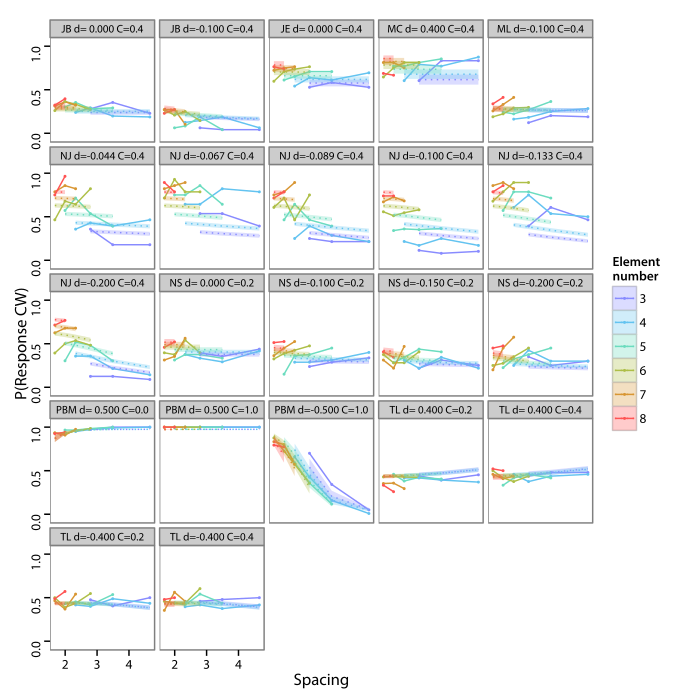

Reproduce this figure in R.
##{{{ ---------- SETUP AND LOAD DATA -------------------------------------

## @knitr density-setup
options(width = 70, useFancyQuotes = FALSE, digits = 4,
        lyx.graphics.center = TRUE)
suppressPackageStartupMessages({
  library(ggplot2)
  library(plyr)
  library(grid)
  library(gnm)
  library(glm2)
  library(binom)
  library(psyphy)
  library(ptools)
  library(reshape2)
})
#source("latexing.R")
#source("icons.R")
source("scales.R")
source("library.R")
source("slopeModel.R")

datafile <- "data.RData"
modelfile <- "slopeModel.RData"
plotfile <- "density.modeling.pdf"
detailfile <- "density.modeling.detail.pdf"
savefile <- "density.modeling.RData"

#these are the columns which define each "experiment" (facet on the
#unfolded graph)
segment.experiment.vars <-
  c("subject", "displacement", "content", "eccentricity")
#within an experiment these are the vars which separate each "stimulus
#condition" (data point on the graph)
segment.config.vars <-
  c("spacing", "target_number_shown", "target_number_all")
splits <- c(segment.config.vars, segment.experiment.vars)

main <- function(datafile="data.RData", modelfile="slopeModel.RData",
                 plotfile="density.modeling.pdf",
                 detailfile = "density.modeling.detail.pdf",
                 savefile = "density.modeling.RData",
                 detailplots=!interactive()) {

  setup_theme()
  if (interactive()) {
    dev.new()
    plot.dev <- dev.cur()
    dev.new()
    detail.dev <- dev.cur()
  } else {
    cairo_pdf(plotfile, onefile=TRUE)
    plot.dev <- dev.cur()
    cairo_pdf(detailfile, onefile=TRUE)
    detail.dev <- dev.cur()
  }
  on.exit(dev.off(plot.dev), add=TRUE)
  on.exit(dev.off(detail.dev), add=TRUE)

  bind[data=data, ...=] <- as.list(load2env(datafile))
  bind[models=models, ...=] <- as.list(load2env(modelfile))

  #replicate the data mutation from slopeModel.R
  chain(data
        , do.rename(folding=FALSE)
        , mutate(bias=1)
        , ddply("subject",
                function(x) if ("numdensity" %in% x$exp_type) x else data.frame())
        # mutate the displacement to avoid wagon wheel (this will need done anyway)
        , mutate(data, displacement=wrap(displacement, spacing))
        ) -> data

  #ugh! globals...
  models <<- models

  ##Aggregate data into counts of CW and CCW responses, with various
  ##levels of folding/spindling
  bind[segment, segment.folded, segment.folded.spindled,
       segment.folded.spindled.mutilated] <-
    Map(extract_segment, list(data),
        fold = c(FALSE, TRUE, TRUE, TRUE),
        spindle = c(FALSE, FALSE, TRUE, TRUE),
        collapse = c(FALSE, FALSE, FALSE, TRUE))

  segment.trials <-
    extract_segment(data, fold=FALSE, spindle=FALSE,
                                    collapse=FALSE, count=FALSE)

  axes.basic <- list(proportion_scale[-1]
                     , spacing_texture_scale[-1]
                     , number_color_alt_scale[-1]
                     , theme(strip.text=element_text(size=8))
                     )
  #
  plot.basic <- (ggplot(segment.folded.spindled) + aes(y=p)
                 + axes.basic)
  #
  plot.wrap <- list(facet_wrap(~label))
  #
  by.number <- list(aes(x=target_number_shown),
                    geom_line(aes(group=factor(spacing),
                                  linetype=factor(spacing))),
                    geom_point(aes(group=factor(spacing),
                                  linetype=factor(spacing)), size=1))
  #
  by.spacing <- list(  aes(x=spacing), labs(x="Spacing")
                     , geom_line(aes(  group = factor(target_number_shown)
                                     , color = factor(target_number_shown)))
                     , geom_point(aes( group = factor(target_number_shown),
                                       color = factor(target_number_shown)),
                                  size=1))
  #
  by.extent <- list(aes(x = extent,
                        group = factor(target_number_shown),
                        color = factor(target_number_shown),
                        fill = factor(target_number_shown))
                    , geom_line(linetype=1)
                    , geom_line(aes(group = factor(spacing),
                                    linetype = factor(spacing)),
                                color="black", fill="black")
                    , geom_point(size=1))

  #plot with x-axis of target number, lines of constant spacing
  plot.number <- plot.basic + by.number + plot.wrap
  #
  #plot with x-axis of target spacing, lines of constant number
  plot.spacing <- plot.basic + by.spacing + plot.wrap
  plot.spacing <<- plot.spacing
  #
  #plot with x-axis of "extent"
  plot.extent <- plot.basic + by.extent + plot.wrap

  ## Let's start by descriptively modeling the segment data. We see from
  ## the graphs that there is a response to changing spacing, and a
  ## response to changing number of elements. The data in the plots are
  ## folded, so obviously there is also a response accirding to the
  ## displacement and/or direction content; but for most subjects there
  ## is not the data in this experiment alone to distinguish them. So
  ## modeling content and displacement will result in an improverished
  ## model.

  dev.set(plot.dev)
  plot(plot.spacing %+% segment.folded.spindled.mutilated
       + errorbars(segment.folded.spindled.mutilated)
       + labs(title="Number/spacing raw data"))

  #For the next step, I need to incorporate realistic spacing. Since we
  #know that at wide spacings, there is no change in displacement
  #sensitivity with number of elements (no pooling,) then we expect the
  #relationship between displacement sensitivity and spacing to be
  #unchanged. So let's extract the Rrelationships to "critical spacing"
  #and "displacement" from the slope model.

  #okay first of all I'm just going to borrow the "critical spacing" and
  #the "displacement" coefficients from the model data and then refit
  #adding some other coefficients.

  ##As a starting move, we'll use the circle model to "inform" simpler
  ##models.  That is, make predictions using the interesting nonlinear
  ##term that was fit in the circle model, then play around with the
  ##residuals.
  ##Here's a data frame of the coefficients of my "full circle" models
  circle.models <- data.frame(model=I(models), subject=names(models),
                              stringsAsFactors=FALSE)

  basic.informed.models <-
  adply(circle.models, 1, function(row) {
    bind[model=bind[model], ...=group] <- as.list(row)
    #skip if there is not corresponding segment data
    if (empty(match_df(as.data.frame(group), segment, names(group))))
      return(data.frame())
    newdata <- merge(group, segment)
    #Let's fix a model taking the position-discrimination as granted.
    #To do that, we'll predict the old model terms over the new data,
    #then use that as an offset in the new model.
    newfit <- basic_inform_model(model, newdata)
    quickdf(c(group, list(model=I(list(newfit)))))
  })

  ##here's a function to plot those predictions
  dev.set(detail.dev)
  plot(plot.spacing
       + prediction_layers(predict_from_model_frame(basic.informed.models))
       + labs(title="Predictions of spacing-causes-collapse model",
              x=paste("spacing", sep="\n",
                "(ignore the stratification with target number, that is not in this model.",
                "The point is that we got slope of response~spacing right without even trying)")
              ))

  dev.set(plot.dev)
  plot((plot.spacing %+% segment.folded.spindled.mutilated)
       + prediction_layers(predict_from_model_frame(
         basic.informed.models, fold=TRUE, spindle=TRUE, collapse=TRUE))
       + errorbars(segment.folded.spindled.mutilated)
       + labs(title="Predictions of spacing-causes-collapse model",
              x=paste("Spacing", sep="\n")))

  ##That is really cool. this gets the slope with respect to "spacing"
  ##pretty much right, with only offset terms. The slope of every line here
  ##is determined by exp. 1 and only the y-intercept is being adjusted
  ##to exp.2.

  ##Now what does that success actually tell us? It's telling us how
  ##the "content" sensitivity trades off with the spacing
  ##sensitivity. Slope with respect to spacing is an odd metric
  ##though, as it's drawing off the nonlinear term of the model.

  ##Let's think about what that means. We've captures the slope of
  ##lines of constant target number.  In the descriptive model, these
  ##slopes are determined by the term (content:I(1/spacing))

  ## First let's compare this "spacing-causes-collapse" model to a "number-causes-collapse" model.
  ##Rhetorically, we want to say that the data are more consistent
  ##with a collapse with respect to spacing than they are with a
  ##collapse of spacing with respect to number. So let's tweak the
  ##models to respond to number rather than spacing (but otherwise
  ##equal.)

  ## What we will end up finding is that the spacing model based on
  ## Experiment 1 predicts slope a lot better than the number model.

  ##Let's pull the same trick, but pretend that it's elemnent number
  ##that causes sensitivity collapse and not spacing. What should we
  ##see?
  number.informed.models <- adply(circle.models, 1, function(row) {
    bind[model=bind[model], ...=group] <- as.list(row)
    if (empty(match_df(as.data.frame(group), segment, names(group))))
      return(data.frame())
    newdata <- merge(group, segment)
    newfit <- number_inform_model(model, newdata, number.factor=2)
    quickdf(c(group, list(model=I(list(newfit)))))
  })

  dev.set(detail.dev)
  plot(plot.spacing
       + prediction_layers(predict_from_model_frame(number.informed.models))
       + labs(title="Predictions from number-causes-collapse model", x="spacing"))

  dev.set(plot.dev)
  plot(plot.spacing %+% segment.folded.spindled.mutilated
       + prediction_layers(predict_from_model_frame(
         number.informed.models,
         fold=TRUE, spindle=TRUE, collapse=TRUE))
       + labs(title="Predictions of number-causes-collapse model")
       + errorbars(segment.folded.spindled.mutilated))

  dev.set(detail.dev)
  plot(plot.extent %+% segment.folded.spindled.mutilated
       + prediction_layers(predict_from_model_frame(
         basic.informed.models,
         fold=TRUE, spindle=TRUE, collapse=TRUE))
       + labs(title=paste0("Extent plot. note increasing spacing/number\n",
                "effects at larger extents?\n",
                "(predictions are from spacing-causes-collapse model)"))
       + errorbars(segment.folded.spindled.mutilated))

  ## Compare the predictions for NJ and PBM in particular versus the
  ## spacing-causes-collapse predictions.

  # Now let's try to expand the model to describe the data we really see.
  ## This "descriptive models" is really a bit of data smoothing I'm
  ## applying, just to show the. However, it may provide a basis for
  ## comparing the number-model to the spacing-model as well.
  descriptive.models <- make_descriptive_models(segment)
  dev.set(detail.dev)
  informed.models <- ldply(descriptive.models$subject, function(subj) {
    sub <- data.frame(subject=subj, stringsAsFactors=FALSE)
    subject.data <- match_df(segment, sub, on="subject")
    bind[descriptive.model, informed.model, circle.model] <-
      lapply(list(descriptive.models, basic.informed.models, circle.models),
             function(x) match_df(x, sub)[[1,"model"]])
    #
    #here's the a plot of one subject's data without any folding and spindling
    unfolded.prediction.plot <-
      (ggplot(subset(predict_from_model(descriptive.model), content != 0))
       + axes.basic + by.spacing
       + prediction_layers(connect="number") + aes(y=fit)
       + facet_grid(content ~ side ~ displacement, labeller=pretty_strip))
    #
    #if (interactive()) figure("source")
    plot(unfolded.prediction.plot
         + labs(title=sprintf("Descriptive fits for subject %s, unfolded",
                  toupper(sub$subject))))
    #
    #if(interactive()) figure("compare")
    recast.model <- do_recast(circle.model)
    informed.recast.model <- inform_model(recast.model, recast_data(subject.data))
    plot(unfolded.prediction.plot
         %+% subset(predict_from_model(informed.recast.model), content != 0)
         + labs(title=paste0("Displacement model + global content",
                  " sum, subject ", toupper(sub$subject))))
    #
    data.frame(subject=subj, model=I(list(informed.recast.model)), row.names=subj)
  })

  #finally, plot "collapsed" predictions.
  collapsed.predictions <-
    predict_from_model_frame(informed.models,
                             fold=TRUE, spindle=TRUE, collapse=TRUE)
  dev.set(plot.dev)
  plot((plot.spacing %+% segment.folded.spindled.mutilated)
       + prediction_layers(collapsed.predictions)
       + errorbars(segment.folded.spindled.mutilated)
       + labs(title="Model fits (Experiment 1 model + global motion-energy)",
              x=paste("Spacing", sep="\n")))

  save(file=savefile, list=ls())
}

errorbars <- function(segment, x.axis="spacing") {
  ddply(segment, .(label), here(summarize),
        y = 0.5,
        x = max(
          switch(x.axis,
                 number=target_number_shown,
                 spacing=spacing,
                 extent=extent)),
        ymax = 0.5 + binom_se(min(n_obs), 0.5),
        ymin = 0.5 - binom_se(min(n_obs), 0.5)) -> errorbar
  with_arg(data = errorbar
           , inherit.aes = FALSE
           , mapping = aes(x = x, y = y, ymin = ymin, ymax = ymax)
           , show_guide = FALSE, geom_errorbar(width=0.2)
           #, geom_point(size = 4, shape = "+")
           )
}

## we like to plot with folded data, and with the "segment" data we,
## uh, "spindle" collapsing stimuli presented in different
## hemifields. Averaging foldings and hemifields is useful for
## plotting but not as good for modeling. "fold" collapses CW and CCW
## direction contents.  "spindle" collapses stimulus locaions.
extract_segment <- function(df, fold=FALSE, spindle=FALSE, collapse=FALSE,
                            count=TRUE)
  chain(df,
        subset(exp_type=="numdensity" & subject %in% names(models)),
        do.rename(folding = FALSE), # we handle the folds more comprehensively.
        refold(fold = fold),
        if(count) mkrates(., c(  segment.config.vars, segment.experiment.vars
                               , "eccentricity", if(!spindle) "side")) else .,
        mutate(bias = if (fold) 0 else 1,
               sidedness = if (spindle) 0 else 1,
               side = if (spindle) NA else side,
               extent = spacing * target_number_shown),
        if(collapse) collapse(.) else .,
        labeler)

#Build ggplot layers to add predictions to a plot.
prediction_layers <- function(data, connect = c("number","spacing"))  {
  connect <- match.arg(connect)
  eval(template(
         with_arg(
           ...(if (missing(data)) list() else list(data=quote(data))),
           mapping=aes(
             y=fit, ymin = fit - se.fit, ymax = fit + se.fit,
             ...(switch(connect,
                        number=alist(
                          color=factor(target_number_shown),
                          fill=factor(target_number_shown)),
                        spacing=alist(
                          linetype=factor(spacing))))),
           geom_line(...(if (connect=="number") list(linetype=3) else list())),
           geom_ribbon(alpha=0.3, linetype=0))))
}

descriptive_model <- function(dataset) {
  formula <- (  cbind(n_cw, n_ccw)
              ~ content:I(1/spacing)
              - 1)
  #Some of our subjects were tested at multiple
  #displacements/contents, others not. So teh
  #displacement/content coefficient only makes sense to include
  #if the data support it:
  #cat("descriptive model", unique(dataset$subject), "\n")
  update.if <- function(formula, update.formula) {
    updated <- update(formula, update.formula)
    m <- model.matrix(updated, dataset)
    # cat(as.character(update.formula),
    #     kappa(model.matrix(formula, dataset)), '->', kappa(m), "\n")
    if (qr(m)$rank == ncol(m) && kappa(m) < 100) updated else formula
  }
  formula <- update.if(formula, . ~ . + content:target_number_shown)
  formula <- update.if(formula, . ~ . + factor(side))
  formula <- update.if(formula, . ~ . + content:factor(side))
  formula <- update.if(formula, . ~ . + displacement)
  formula <- update.if(formula, . ~ . + content)
  model <- suppress_matching_warnings(
    "truncated",
    glm2(
      formula,
      family=binomial(link=logit #logit.2asym(g=0.025, lam=0.025)
        ),
      data=dataset,
      start=descriptive_starting_values(formula, dataset)
      , maxit=100
#      , trace=TRUE
      ))
  model
}

suppress_matching_warnings <- function(pattern, expr)  {
  withCallingHandlers(
    expr,
    warning=function(w) {
      if (isTRUE(grepl(pattern, conditionMessage(w)))) {
        invokeRestart("muffleWarning")
      } else {
        warning(w)
        invokeRestart("muffleWarning")
      }
    })
}

descriptive_starting_values <- function(formula, dataset) {
  names <- colnames(model.matrix(formula, dataset))
  vapply(names, switch, 0,
         "content:target_number_shown" = 0,
         "content:displacement" = 0,
         "displacement" = 10,
         "content" =
           if (unique(dataset$subject) == "pbm") 0 else -4,
         "content:I(1/spacing)" =
           if (unique(dataset$subject) == "pbm") 10 else -10,
         0)
}

make_descriptive_models <- function(segment) {
  ddply_along(
    subset(segment, abs(content) >= 0), "subject",
    function(group, dataset) {
      model <- descriptive_model(dataset)
      #and we need to check that the models are not
      #underconstrained (rank-deficient)
      mutate(group,
             rank.deficient=ncol(model.matrix(model)) - model$rank,
             model=list(model))
    })
}

basic_inform_model <- function(model, newdata=model$data) {
  offs <- predict(model, newdata=newdata, type="terms")
  whichterm <- grep("displacementTerm", colnames(offs))
  newdata$offs <- rowSums(offs[,whichterm, drop=FALSE])
  #newdata$pred <- pred[,  whichterm] #rowSums(pred) #does this break earlier data?
  newfit <- glm(cbind(n_cw, n_ccw)
                ~ offset(offs)
                + content:factor(side) - 1
                , data = newdata
                , family = binomial(link=logit.2asym(g=0.025, lam=0.025)))
}

number_inform_model <- function(model, newdata=model$data, number.factor=1) {
  num.model <- numberize_model(model)
  #set number.factor to 2 if you think "number of targets in a hemifield"
  #is going to be more important than total number.
  newdata <- recast_data(newdata, number.factor=number.factor)
  offs <- predict(num.model, newdata=newdata, type="terms")
  whichterm <- grep("displacementTerm", colnames(offs))
  newdata$offs <- rowSums(offs[,whichterm, drop=FALSE])
  newfit <- glm(cbind(n_cw, n_ccw)
                ~ offset(offs)
                + content:factor(side) - 1
                , data = newdata
                , family=num.model$family)
}

numberize_model <- function(model, newdata=model$data) {
  #requires a new column in the dataset "number_shown_as_spacing"
  new.data <- recast_data(model$data)
  which.term <- grep("displacementTerm", labels(terms(model)))
  new.terms <- drop.terms(terms(model), which.term, keep.response=TRUE)
  new.formula <- formula(new.terms)
  new.formula <-
    update(new.formula,
           . ~ . + displacementTerm(number_shown_as_spacing, displacement,
                                    start=c(cs=4, beta_dx=14)))
  new.model <- gnm(data=new.data, formula=new.formula,
                      family=model$family)
}

do_recast <- function(model) {
  #One thing we need to to is make the main model separate its two
  #different responses to "spacing." There's two "spacing" responses;
  #the one that parameterizes the slope (which I argue should not
  #change, at least in the subject's better hemifield) and another
  #based on summation within the hemifield; and a third based on
  #"induced motion"

  #now we've split "content" into "content_local" and
  #"content_global" so let's update to reflect what we think is
  #going on. Also fill in some other columns.
  new_data <- recast_data(model$data)

  #now the simplistic model of induced motion is that it summates over
  #the whole visual field. However, we do not (in the full-circle data)
  #see more induced motion for larger numbers of elements -- my best
  #model just relates induced motion to the direction content. So
  #perhaps it is a normalization happening.

  #So it's a slight stretch to say that changing number will change
  #induced motion, but that's what I'll do. I'll relate it to the
  #"extent" (space covered) by the stimulus. This has some resonance
  #with thinking of it as a center-surround type of effect.
  new_formula <- update(model$formula, . ~ .
                        - I(1/spacing:content)
                        + content_global)

  #Refit the model (this is still to the full-circle-data. Despite
  #splitting up the variables we should have the same result (so same
  #residual deviance etc.)
  new_model <- update(model,
                      data=new_data,
                      formula=new_formula, family=model$family)
  if (deviance(model) - deviance(new_model) > 2) {
    cat("models not equivalent...\n")
    print(c(new=extractAIC(new_model), old=extractAIC(model)))
  }
  new_model
}

inform_model <- function(model, newdata=model$data) {
  pred <- predict(model, newdata=newdata, type="terms")
  newdata$pred <- rowSums(pred) #does this break earlier data?
  formula <- (cbind(n_cw, n_ccw)
                   ~ offset(pred)
                   + content:factor(side)                   + content_global
                   )
  suppress_matching_warnings(
    "truncate",
    newfit <- glm2(
      formula
      , data = newdata
      , family = binomial(link=logit #logit.2asym(g=0.025, lam=0.025)
          )
#      , start = inform_model_start(formula, newdata)
#      , trace=TRUE
      ))
}

inform_model_start <- function(formula, dataset) {
  content_factor <- switch(unique(dataset$subject),
                           pbm=10, 0)
  names <- colnames(model.matrix(formula, dataset))
  vapply(names, switch, 0,
         "content:factor(side)left" = content_factor,
         "content:factor(side)right" = content_factor,
         "content:factor(side)bottom" = content_factor,
         "content:factor(side)top" = content_factor,
         0)
}


FALSE && {
  informed.model.descriptions <- adply(basic.informed.models, 1, function(row) {
    bind[model=bind[model], ...=group] <- as.list(row)
    responses <- predict(model, type="response")
    dataset <- model$data
    dataset <- mutate(dataset, p=responses)
    if ("n_cw" %in% names(model$data)) {
      dataset <- mutate(dataset, p=responses, n_obs = n_ccw + n_cw,
                        n_cw = n_obs * p, n_ccw = n_obs * (1 - p))
    }
    description <- descriptive_model(dataset)
    quickdf(c(group, list(model=I(list(description)))))
  })

  informed.coefs <- adply(informed.model.descriptions, 1, function(row) {
    bind[model=bind[model], ...=group] <-as.list(row)
    data.frame(c(coef(model), group), model=NA)
  })

  descriptive.coefs <- adply(descriptive.models, 1, function(row) {
    bind[model=bind[model], ...=group] <-as.list(row)
    data.frame(c(coef(model), group), model=NA)
  })

  dev.set(detail.dev)
  plot(  plot.spacing
       + prediction_layers(predict_from_model_frame(informed.model.descriptions)))

  ## comparo <- merge(
  ##   descriptive.models, informed.model.descriptions,
  ##   by = ((names(informed.model.descriptions) %^% names(descriptive.models))
  ##         %-% "model"),
  ##   suffixes = c(".descriptive", ".informed"))

  ## just to be an ass, let's plot all the coefficients from one set
  ## against all the coefficients from another set.
  informed.interesting <- chain(names(informed.coefs),
                                . %-% c("bias", "model"),
                                . %-% grep("^factor", ., value=TRUE),
                                . %-% c("model"))
  descriptive.interesting <- chain(descriptive.coefs,
                                   names,
                                   . %-% grep("^factor", ., value=TRUE),
                                   . %-% c("model"))

  ## make a long-format data frame of each and join
  library(reshape2)
  circle.coefs <- melt(informed.coefs[c(informed.interesting)], "subject")
  descriptive.coefs <- melt(descriptive.coefs[c(descriptive.interesting)], "subject")
  coef.comparison <- merge(circle.coefs, descriptive.coefs, by="subject",
                           suffixes=c(".circle", ".descriptive"))

  (ggplot(subset(coef.comparison, TRUE ))
   + aes(x=value.circle, y=value.descriptive, label=subject)
   + geom_text()
   + facet_grid(variable.descriptive ~ variable.circle, scales="free")
   + scale_x_continuous(expand=c(0.2,0.2))
   + scale_y_continuous(expand=c(0.2,0.2))
   ## + coord_trans(ytrans=trans_new("asinh", "asinh", "sinh"),
   ##               xtrans=trans_new("asinh", "asinh", "sinh"))
   )

  ##Let's put that on more solid footing.Calculate "what that slope
  ##would be" for these predictions, by fitting out descriptive model to
  ##the predictions.

  ## desc.coef <- t( mapply %<<% descriptive.models %()% list(function(model, ...) {
  ##   c(list(...), obs=model$coefficients[["content:I(1/spacing)"]])
  ## }))

  ## pred.coef <- t( mapply %<<% basic.informed.models %()% list(function(model, ...) {
  ##   #predict the spacing~content slope. How? fit the descriptive model to it.
  ##   ifit <- cbind(model$data, fit=predict(model, type="link"))
  ##   newdata <- mutate(ifit, n_cw = fit*n, n_ccw = (1-fit)*n)
  ##   c(list(...), pred=descriptive_model(newdata)$coefficients[["content:I(1/spacing)"]])
  ## }))

  ##merge(as.data.frame(desc.coef), as.data.frame(pred.coef), on="subject")
}

run_as_command()
